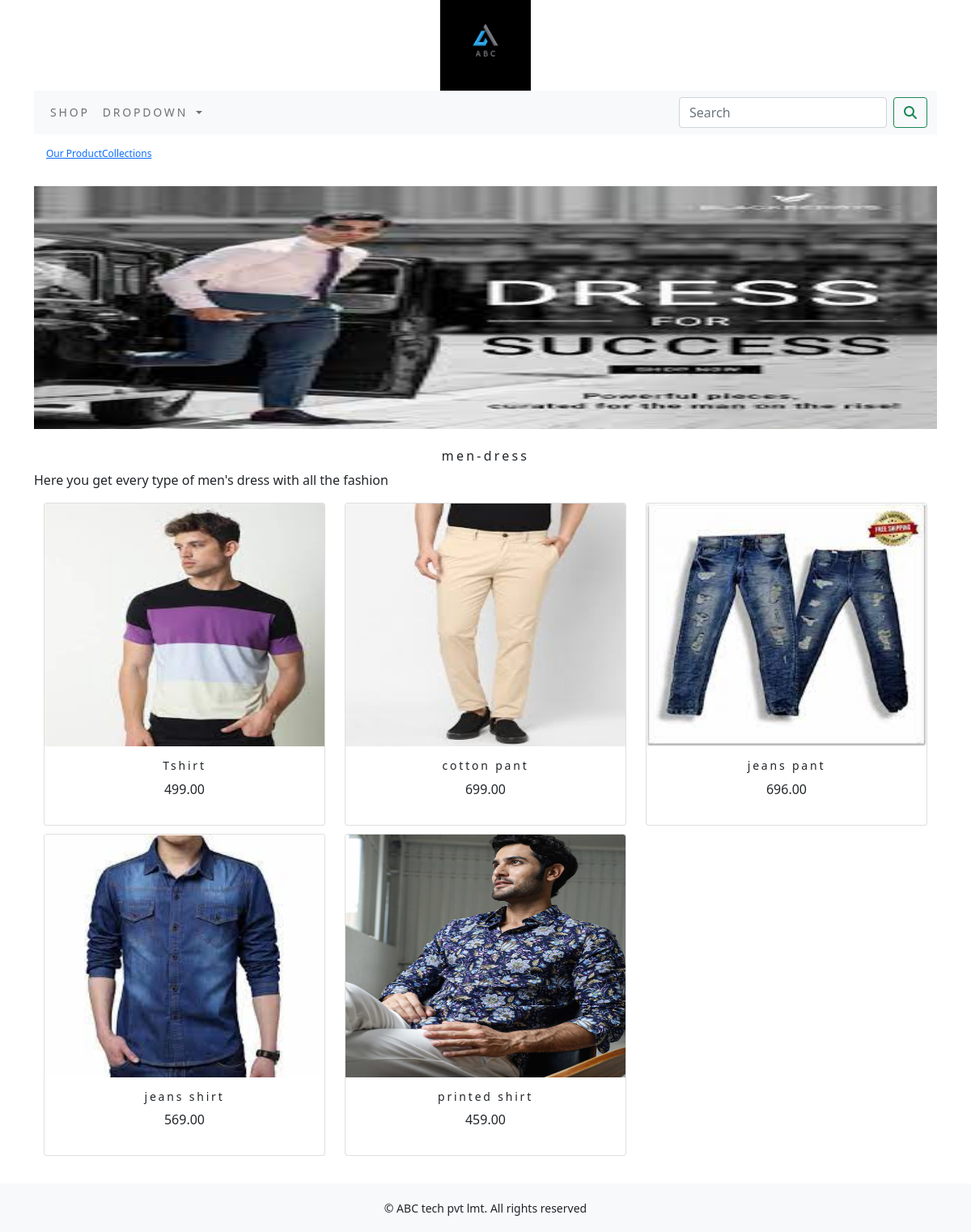
/shop/men-dress/, run on the app's committed database.
### shopapp/models.py (models this page shows, shortened)
class category(models.Model):
    name=models.CharField(max_length=250,unique=True)
    slug=models.SlugField(max_length=250,unique=True)
    desc=models.TextField(blank=True)
    img=models.ImageField(upload_to='category',blank=True)
    class Meta:
        ordering=('name',)
        verbose_name='category'
        verbose_name_plural='categories'
    def get_url(self):
        return reverse('shopapp:products_by_category',args=[self.slug])

class product(models.Model):
    name=models.CharField(max_length=250,unique=True)
    slug=models.SlugField(max_length=250,unique=True)
    desc=models.TextField(blank=True)
    category=models.ForeignKey(category,on_delete=models.CASCADE)
    price=models.DecimalField(max_digits=10,decimal_places=2)
    img=models.ImageField(upload_to='product',blank=True)
    stock=models.IntegerField()
    available=models.BooleanField(default=True)
    created=models.DateField(auto_now_add=True)
    updated=models.DateField(auto_now=True)
    class Meta:
        ordering=('name',)
        verbose_name='product'
        verbose_name_plural='products'
    def get_url(self):
        return reverse('shopapp:prodcatdetails',args=[self.category.slug,self.slug])

### shopapp/views.py (the view)
# urls.py: path('',views.allProdCat,name='allProdCat'),
def allProdCat(request,c_slug=None):
    c_page=None
    products_list=None
    if c_slug!=None:
        c_page=get_object_or_404(category,slug=c_slug)
        products_list=product.objects.all().filter(category=c_page,available=True)
    else:
        products_list=product.objects.all().filter(available=True)
    paginator=Paginator(products_list,6)
    try:
        page=int(request.GET.get('page','1'))
    except:
        page=1
    try:
        products=paginator.page(page)
    except(EmptyPage,InvalidPage):
        products=paginator.page(paginator.num_pages)
    return render(request,'category.html',{'category':c_page,'products':products,'c_slug':c_slug})

### cart/context_processors.py (called while the page is built)
def counter(request):
    item_count=0
    if 'admin' in request.path:
        return {}
    else:
        try:
            cart=Cart.objects.filter(cart_id=_cart_id(request))
            cart_items=CartItem.objects.all().filter(cart=cart[:1])
            for cart_item in cart_items:
                item_count += cart_item.quantity
        except Cart.DoesNotExist:
            item_count=0
    return ({"item_count":item_count})

### cart/views.py (called while the page is built)
def _cart_id(request):
    cart=request.session.session_key
    if not cart:
        cart=request.session.create()
    return cart

### shopapp/context_processors.py (called while the page is built)
def menu_links(request):
    links=category.objects.all()
    return dict(links=links)

### templates/category.html (shortened to what this page needs)
{% extends 'base.html' %}
{% load static %}
{% block content %}
    {% if category %}
    <div>
        <div class="row my_row_class">
            <div class="mx_auto">
                <p> <a href="{% url 'shopapp:allProdCat' %}">Our ProductCollections</a></p>
            </div>
        </div>
    </div>
    {% endif %}
    <div class="mx_auto">
        {% if category %}
            <img  class="my_image" src="{{category.img.url}}"  alt="{{category.name}}" >
    </div>
        <br>
    <div>
        <h1 class="text-center my_title">{{category.name}}</h1>
        <p class="text-justify">{{category.desc}}</p>
    </div>
        {% endif %}
    <div class="container">
        <div class="row mx_auto">
        {% for product in products.object_list %}
        <div class="my_bottom_margin col-9 col-sm-12 col-md-4 col-lg-4">
            <div class="card text-center" style="min-width:18rem;">
                <a href="{{ product.get_url}}"><img class="card-img-top my_image" src="{{product.img.url}}" alt="{{product.name}}" width="35%"></a>
            <div class="card-body">
                <h4>{{product.name}}</h4>
                <p>{{product.price}}</p>
            </div>
            </div>
        </div>
        {% endfor %}
    </div>
        <br>
</div>
{% endblock%}

### static/css/custom.css (style rules this page uses)
.my_row_class { padding:15px }
.my_row_class .mx_auto { color:#000; font-size:12px; }
.my_image { width:100%; height:300px; }
.my_title { font-size:16px; text_transform;uppercase; letter-spacing:.2em; }
.my_bottom_margin { margin-bottom:10px; }
.card-body h4 { font-size:14px; text_transform:uppercase; letter-spacing:.2em; }

### data on the page
category: img (picture), name "men-dress", desc "Here you get every type of men's dress with all the fashion"
product: img (picture), name "Tshirt", price "499.00"
product: img (picture), name "cotton pant", price "699.00"
product: img (picture), name "jeans pant", price "696.00"
product: img (picture), name "jeans shirt", price "569.00"
product: img (picture), name "printed shirt", price "459.00"
